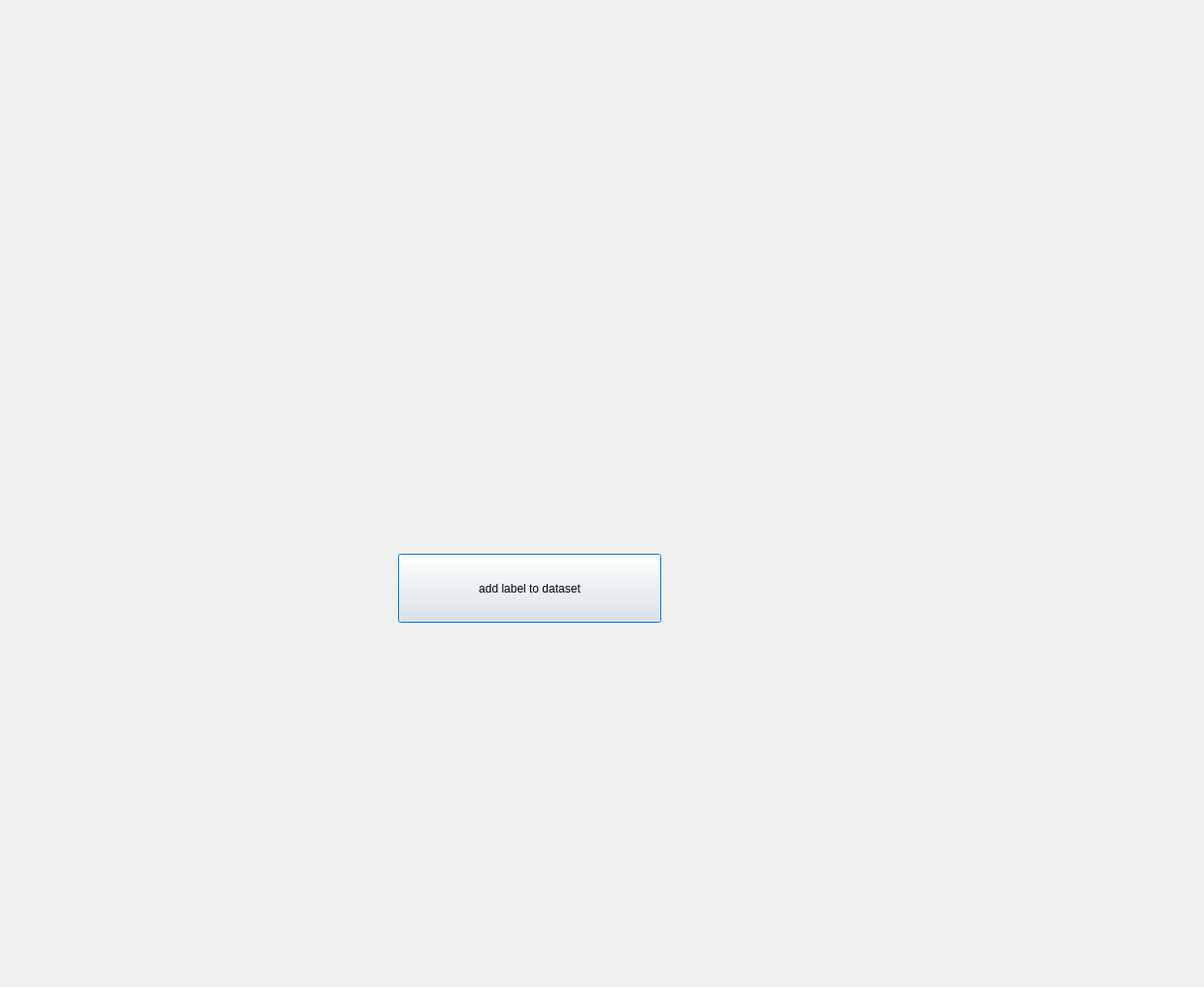
<?xml version="1.0" encoding="UTF-8"?>
<ui version="4.0">
 <class>Dialog</class>
 <widget class="QDialog" name="Dialog">
  <property name="geometry">
   <rect>
    <x>0</x>
    <y>0</y>
    <width>1240</width>
    <height>1016</height>
   </rect>
  </property>
  <property name="windowTitle">
   <string>Dialog</string>
  </property>
  <widget class="QPushButton" name="pushButton">
   <property name="geometry">
    <rect>
     <x>410</x>
     <y>570</y>
     <width>271</width>
     <height>71</height>
    </rect>
   </property>
   <property name="text">
    <string>add label to dataset</string>
   </property>
  </widget>
 </widget>
 <resources/>
 <connections/>
</ui>
